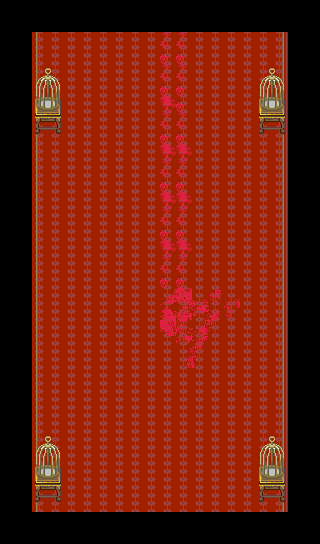

Rendered tile map (Tiled .tmx) drawn with the repository's tilesets; below, a short description and the map source with its tile grids summarised:
An orthogonal 20x34 tile map with 16x16 px tiles, 4 tile layers (Base, MonoShita, MonoChu, CharaUe1), 3 tilesets and 21 objects.

<map version="1.0" orientation="orthogonal" renderorder="right-down" width="20" height="34" tilewidth="16" tileheight="16" backgroundcolor="#000000" nextobjectid="38">
 <tileset firstgid="1" name="ST-MsionR-I01" tilewidth="16" tileheight="16">
  <image source="ST-MsionR-I01.png" trans="007575" width="256" height="1990" />
 </tileset>
 <tileset firstgid="1985" name="horror1" tilewidth="16" tileheight="16">
  <image source="horror1.png" trans="007575" width="140" height="140" />
 </tileset>
 <tileset firstgid="2049" name="death" tilewidth="16" tileheight="16">
  <image source="death.png" trans="007575" width="384" height="256" />
 </tileset>
 <layer name="Base" width="20" height="34">
  <properties>
   <property name="cc_vertexz" value="-14" />
  </properties>
  <data>[680 cells, 480 non-empty, 3 distinct tile ids]</data>
 </layer>
 <layer name="MonoShita" width="20" height="34">
  <properties>
   <property name="cc_vertexz" value="-13" />
  </properties>
  <data>[680 cells, 54 non-empty, 23 distinct tile ids]</data>
 </layer>
 <layer name="MonoChu" width="20" height="34">
  <properties>
   <property name="cc_vertexz" value="-12" />
  </properties>
  <data>[680 cells, 24 non-empty, 6 distinct tile ids]</data>
 </layer>
 <objectgroup name="collision">
  <object id="8" x="32" y="96" width="32" height="32" />
  <object id="9" x="256" y="96" width="32" height="32" />
  <object id="10" x="32" y="464" width="32" height="48" />
  <object id="11" x="256" y="464" width="32" height="48" />
  <object id="13" x="32" y="512" width="32" height="32" />
  <object id="14" x="256" y="512" width="32" height="16" />
  <object id="34" x="288" y="32" width="32" height="480" />
  <object id="35" x="16" y="32" width="16" height="480" />
 </objectgroup>
 <objectgroup name="Ugokumono(object)">
  <properties>
   <property name="cc_vertexz" value="0" />
  </properties>
 </objectgroup>
 <objectgroup name="Chara(object)">
  <properties>
   <property name="cc_vertexz" value="0" />
  </properties>
  <object id="32" x="144" y="304" width="32" height="32">
   <properties>
    <property name="CharaID" value="2" />
    <property name="EventID" value="10" />
    <property name="direction" value="RIGHT" />
    <property name="movePattern" value="1" />
    <property name="objID" value="1014" />
    <property name="trigger" value="2" />
   </properties>
  </object>
 </objectgroup>
 <layer name="CharaUe1" width="20" height="34">
  <data>[680 cells, 24 non-empty, 6 distinct tile ids]</data>
 </layer>
 <objectgroup name="event">
  <object id="15" x="64" y="512" width="64" height="32">
   <properties>
    <property name="EventID" value="1" />
    <property name="trigger" value="1" />
   </properties>
  </object>
  <object id="16" x="128" y="512" width="64" height="32">
   <properties>
    <property name="EventID" value="2" />
    <property name="trigger" value="1" />
   </properties>
  </object>
  <object id="17" x="192" y="512" width="64" height="32">
   <properties>
    <property name="EventID" value="3" />
    <property name="trigger" value="1" />
   </properties>
  </object>
  <object id="21" x="32" y="16" width="256" height="16">
   <properties>
    <property name="EventID" value="5" />
    <property name="trigger" value="1" />
   </properties>
  </object>
  <object id="24" x="64" y="480" width="192" height="32">
   <properties>
    <property name="EventID" value="7" />
    <property name="trigger" value="1" />
   </properties>
  </object>
  <object id="27" x="176" y="304" width="32" height="32">
   <properties>
    <property name="EventID" value="8" />
    <property name="hit" value="true" />
    <property name="img" value="dShituji.png" />
    <property name="trigger" value="2" />
   </properties>
  </object>
  <object id="28" x="32" y="464" width="32" height="48">
   <properties>
    <property name="EventID" value="9" />
    <property name="trigger" value="2" />
   </properties>
  </object>
  <object id="29" x="256" y="464" width="32" height="48">
   <properties>
    <property name="EventID" value="9" />
    <property name="trigger" value="2" />
   </properties>
  </object>
  <object id="30" x="256" y="96" width="32" height="32">
   <properties>
    <property name="EventID" value="9" />
    <property name="trigger" value="2" />
   </properties>
  </object>
  <object id="31" x="32" y="96" width="32" height="32">
   <properties>
    <property name="EventID" value="9" />
    <property name="trigger" value="2" />
   </properties>
  </object>
  <object id="33" x="288" y="32" width="32" height="32">
   <properties>
    <property name="EventID" value="11" />
    <property name="trigger" value="0" />
   </properties>
  </object>
  <object id="36" x="32" y="32" width="256" height="32">
   <properties>
    <property name="EventID" value="12" />
    <property name="trigger" value="1" />
   </properties>
  </object>
 </objectgroup>
</map>
